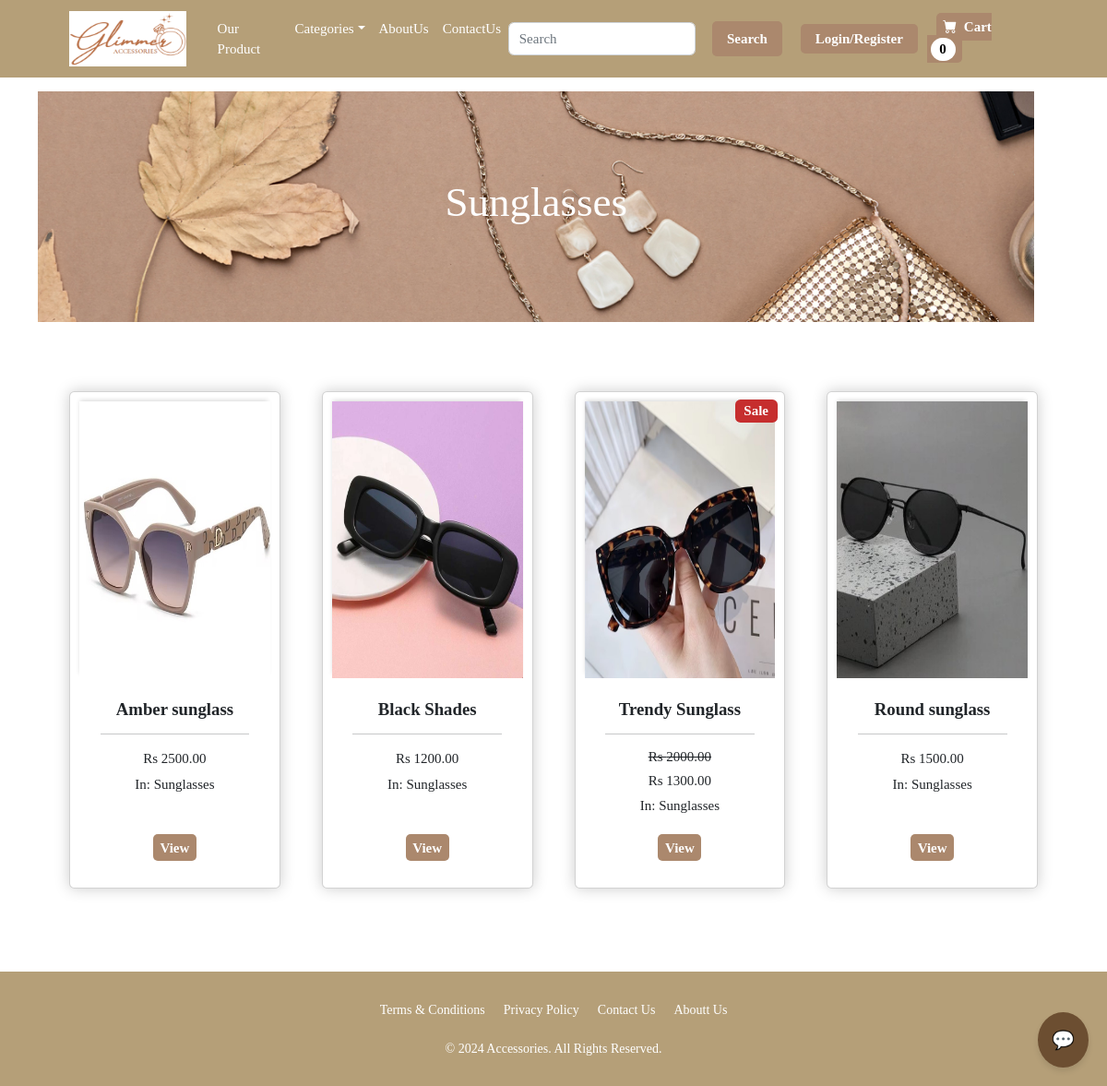
/category/Sunglasses, run on the app's committed database.
### ecommerce/models.py (models this page shows, shortened)
class Category(models.Model):
    name = models.CharField(max_length=200)
    def __str__(self):
		    return self.name

class Product(models.Model):
    name=models.CharField(max_length=100)
    price=models.DecimalField(default=0,decimal_places=2,max_digits=6)
    category=models.ForeignKey(Category,on_delete=models.CASCADE,default=1)
    description=models.CharField(max_length=250,default='',blank=True,null=True)
    image=models.ImageField(upload_to='uploads/product')
    is_sale=models.BooleanField(default=False)
    sale_price=models.DecimalField(default=0,decimal_places=2,max_digits=6)

### ecommerce/views.py (the view)
# urls.py: path('category/<str:cat>',views.category,name='category'),
def category(request,cat):
    cat=cat.replace('_',' ')
    try:
        category=Category.objects.get(name=cat)
        products=Product.objects.filter(category=category)
        return render(request,'category.html',{'products':products,'category':category})
    except:
        messages.success(request,("The category doesn't exist..."))
        return redirect('home')

### cart/cart.py (called while the page is built)
    def __len__(self):
        return len(self.cart)

### cart/context_processors.py (called while the page is built)
def cart(request):
    return{'cart':Cart(request)}

### ecommerce/templates/category.html (shortened to what this page needs)
{%extends 'main.html' %}
{%load static%}
{%block content%}
<html>
    <head>
    </head>
</html>
<header class="py-5">
    <div class="container" >
        <div id="slider" style="height: 250px;">
            <figure>
                <img src="{% static 'images/4.jpg' %}" alt="Image 1">
            </figure>
            <div class="overlay">
                <h1>{{category}}</h1>
            </div>
        </div>
    </div>
</header>
<section class="py-5">
    <div class="container px-4 px-lg-5 mt-3">
        <div class="row gx-4 gx-lg-5 row-cols-2 row-cols-md-3 row-cols-xl-4 justify-content-center">
            {%for product in products%}
                {% if product.is_sale %}
                    <div class="col mb-5">
                        <div class="card h-100 box-element">
                             <div class="badge  text-white position-absolute" style="top: 0.5rem; right: 0.5rem;background-color:#C62E2E;">Sale</div>
                            <img class="thumbnail" src="{{product.image.url}}" alt="..." />
                            <div class="card-body p-4">
                                <div class="text-center">
                                    <h5 class="fw-bolder">{{product.name}}</h5>
                                    <hr>
                                    <h6><strike>Rs {{product.price}}</strike></h6>
                                    <h6>Rs {{product.sale_price}}</h6>
                                    In: {{product.category}}
                                </div>
                            </div>
                            <div class="card-footer p-4 pt-0 border-top-0 bg-transparent">
                                <div class="text-center">
                                    <a class="custom-cart-button" href="{%url 'product' product.id %}">View</a>
                                </div>
                            </div>
                        </div>
                    </div>
                {% else %}
                    <div class="col mb-5">
                        <div class="card h-100 box-element">
                            <img class="thumbnail" src="{{product.image.url}}" alt="..." />
                            <div class="card-body p-4">
                                <div class="text-center">
                                    <h5 class="fw-bolder">{{product.name}}</h5>
                                    <hr>
                                    <h6 style="display: inline-block;">Rs {{product.price}}</h6>
                                    <br>
                                    In: {{product.category}}
                                </div>
                            </div>
                            <div class="card-footer p-4 pt-0 border-top-0 bg-transparent">
                                <div class="text-center">
                                    <a class="custom-cart-button" href="{%url 'product' product.id %}">View</a>
                                </div>
                            </div>
                        </div>
                    </div>
                {% endif %}
            {% endfor %}
        </div>
    </div>
</section>
{%endblock content%}

### ecommerce/templates/main.html (style rules this page uses)
* { margin: 0; padding: 0; box-sizing: border-box; }

### ecommerce/templates/category.html (style rules this page uses)
* { margin: 0; padding: 0; box-sizing: border-box; }
html, body { width: 100%; height: 100%; overflow-x: hidden; }
#slider { position: relative; width: 90vw; height: 70vh; overflow: hidden; }
#slider figure { display: flex; position: absolute; width: 800%; margin: 0; left: 0; top: 0; animation: sliderAnimation 15s infinite; }
#slider figure img { width: 90vw; height: 70vh; object-fit: cover; }
.overlay { position: absolute; top: 0; left: 0; width: 100%; height: 100%; background: rgba(0, 0, 0, 0); display: flex; flex-direction: column; justify-content: center; align-items: center; color: white; text-align: center; }
.overlay h1 { font-size: 3rem; margin-bottom: 10px; color: white; }

### data on the page
Category: name "Sunglasses"
Product: image (picture), price "2500.00", category "Sunglasses"
Product: image (picture), price "1200.00", category "Sunglasses"
Product: image (picture), price "2000.00", sale_price "1300.00", category "Sunglasses"
Product: image (picture), price "1500.00", category "Sunglasses"

### other printed values
{{ cart|length }} "0"
